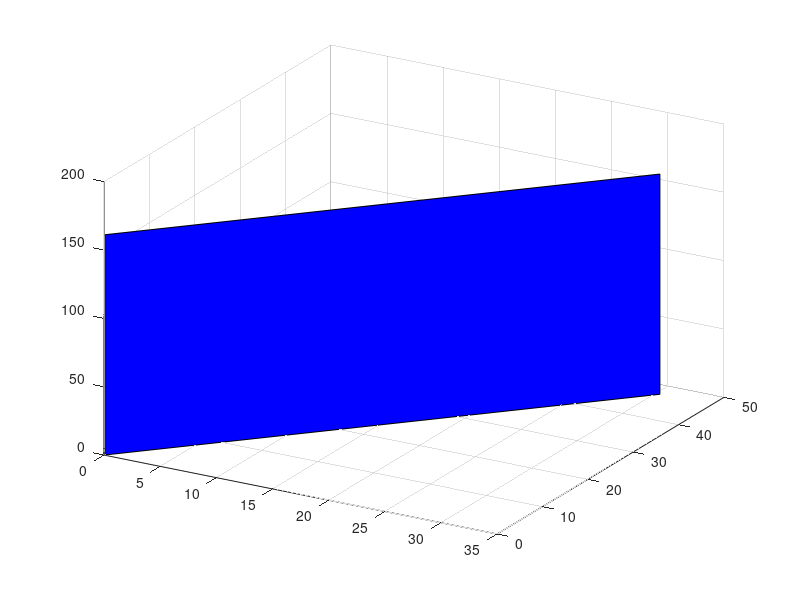

Write MATLAB code to recreate this figure. (Note: this script raises an error after producing the figure.)

%method 1
% Vertex coordinates
p1=[0 0 0];
p2=[0 0 10];
p3=[30.3860 47.293 161.1350];
% % Plot trianle using 'patch'
% figure('color','w')
% h=patch('Faces',1:3,'Vertices',[p1;p2;p3]);
% set(h,'FaceColor','r','EdgeColor','k','LineWidth',2,'FaceAlpha',0.5)
% % axis equal vis3d
% view([30 30])
% hold on
% plot3(p1(1), p1(2), p1(3), '.')
% xlabel('x','FontSize',20)
% ylabel('y','FontSize',20)
% zlabel('z','FontSize',20)


%method 2
pointA = p1;
pointB = p2;
pointC = p3;
normal = cross(pointA-pointB, pointA-pointC); %# Calculate plane normal
%# Transform points to x,y,z
x = [pointA(1) pointB(1) pointC(1)];  
y = [pointA(2) pointB(2) pointC(2)];
z = [pointA(3) pointB(3) pointC(3)];

%Find all coefficients of plane equation    
A = normal(1); B = normal(2); C = normal(3);
D = -dot(normal,pointA);
%Decide on a suitable showing range
xLim = [min(x) max(x)];
zLim = [min(z) max(z)];
[X,Z] = meshgrid(xLim,zLim);
Y = (A * X + C * Z + D)/ (-B);
reOrder = [1 2  4 3];
figure();patch(X(reOrder),Y(reOrder),Z(reOrder),'b');
grid on;
view([30 30]);
alpha(0.3);

hold on
plot3(0, 10, 20,'o')

xlabel('Xo', 'FontSize', 20, 'FontWeight', 'bold');
ylabel('Yo', 'FontSize', 20, 'FontWeight', 'bold');
zlabel('Zo', 'FontSize', 20, 'FontWeight', 'bold');